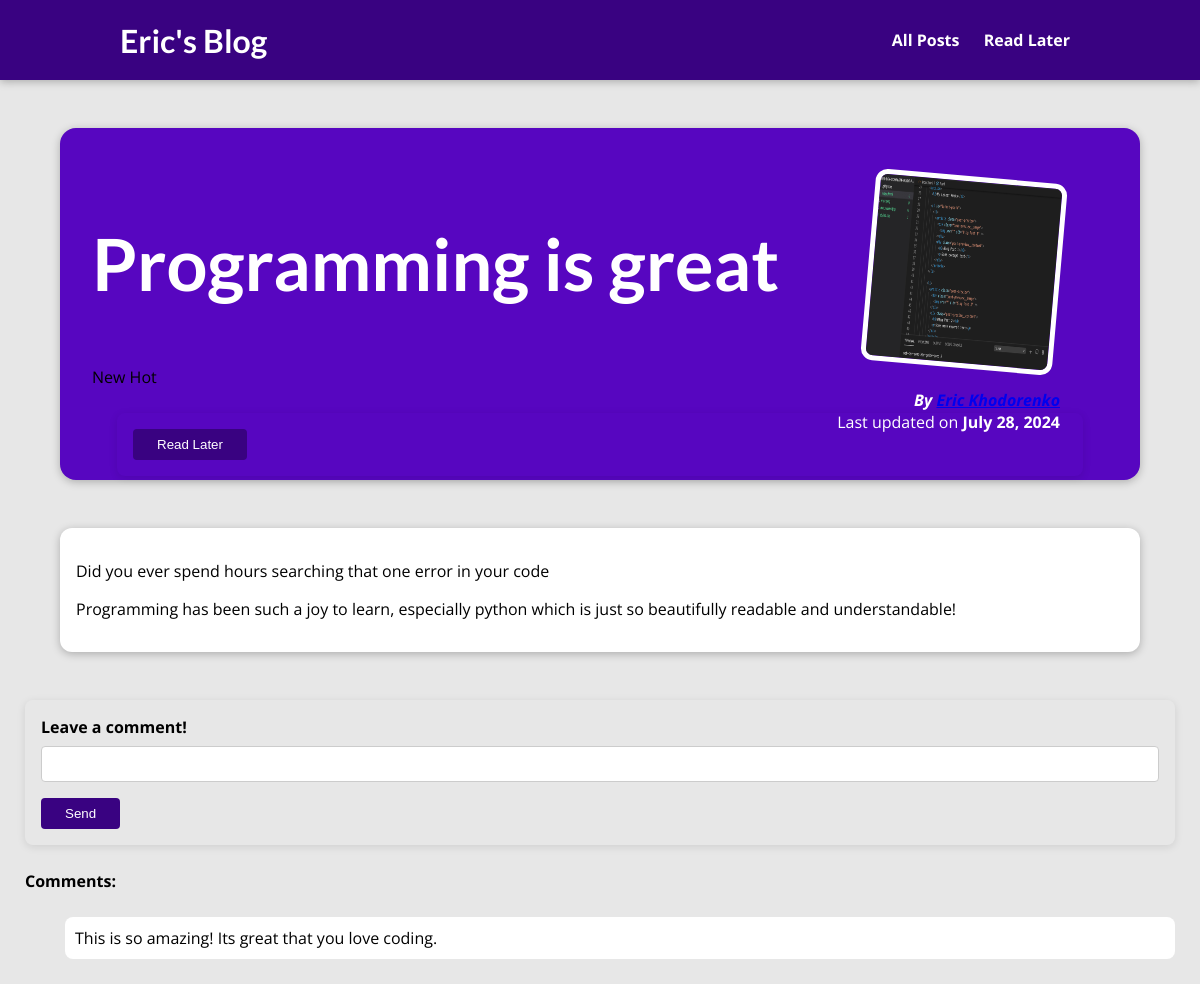
The page /posts/programming-is-great on the database its author committed.
### blog/models.py (models this page shows, shortened)
class Post(models.Model):
    title = models.CharField(max_length=100)
    excerpt = models.CharField(max_length=500)
    image_name = models.CharField(max_length=100)
    date = models.DateField()
    slug = models.SlugField(default="",null=False,db_index=True)
    content = models.TextField(max_length=10000)
    caption = models.ManyToManyField(Tag)
    author = models.ForeignKey(Author, on_delete=models.CASCADE,related_name="posts")

class Tag(models.Model):
    caption = models.CharField(max_length=50)

class Author(models.Model):
    first_name = models.CharField(max_length=25)
    last_name = models.CharField(max_length=25)
    email = models.EmailField(max_length=50)
    def __str__(self):
        return f"{self.first_name} {self.last_name}"

class Comment(models.Model):
    comment = models.CharField(max_length=300)
    post = models.ForeignKey(Post,on_delete=models.CASCADE,related_name="all_comments")

### blog/views.py (the view)
# urls.py: path("posts/<slug:slug>", views.SinglePostView.as_view(),name="post"),
class SinglePostView(DetailView):
    template_name = "blog/post.html"
    model = Post
    def get_context_data(self, **kwargs):
        context = super().get_context_data(**kwargs)
        object = self.get_object()
        context["form"] = CommentForm()
        context["post_tags"] = object.caption.all()
        return context
    def post(self, request, *args, **kwargs):
        self.object = self.get_object() # i am basically getting ourself in this function. im getting the post object.
        form = CommentForm(request.POST)
        if form.is_valid():
            comment = Comment(post=self.object, comment=form.cleaned_data['comment']) # 'comment' is the variable we are accessing from the form.
            comment.save() # saving this comment object to our database.
            return redirect("post", self.object.slug) # redirect works by taking the name from the urls.py of the template we want to navigate to, and then

### blog/forms.py
class CommentForm(forms.Form):
    comment = forms.CharField(label="Leave a comment!",max_length=300,error_messages={
        "required":"Your comment can't be empty",
        "max_length":"Your comment is too long"
    })

### blog/templates/blog/post.html (shortened to what this page needs)
{%extends "base.html"%}
{%load static%}
{% block css_files%}
  <link rel="stylesheet" href="{% static "blog/post-detail.css"%}"/>
{%endblock%}
{%block content%}
<header id="main-navigation">
  <h1><a href="{% url "index" %}">Eric's Blog</a></h1>
  <nav>
    <a href="{% url "posts" %}" style="margin:10px;">All Posts</a>
    <a href="{% url "read-later" %}" style="margin:10px;">Read Later</a>
  </nav>
</header>
  <section id="summary">
    <h2>{{post.title}}</h2>
    <div>
      {%for tag in post_tags %}
        <span class = "tag">{{tag.caption}}</span>
      {%endfor%}
    </div>
    <div class="read-later">
      <form action="{% url "read-later" %}" method="POST">
        <button type="submit">Read Later</button>
      </form>
    </div>
    <article>
      <img src="{% static "blog/images/"|add:post.image_name %}" alt ="Post Title" />
      <address>By <a href="mailto: {{post.author.email_address}}">{{post.author}}</a></address>
      <div>
        Last updated on <time>{{post.date}}</time>
      </div>
    </article>
  </section>
  <main>
    <p>
      {{post.excerpt}}
    </p>
    <p>
      {{post.content}}
    </p>
  </main>
  <section id="comment-section">
    <form method="POST" action="{%url "post" post.slug %}">
      {% for field in form %}
        <div class="form-control {% if field.errors %} errors {% endif %}">
          {{field.label_tag}}
          {{field}}
        </div>
        {% endfor %}
        <button type="submit">Send</button>
    </form>
  </section>
  <section id="all-comments">
    <h4>Comments:</h4>
    <ul>
    {% for comment in post.all_comments.all %}
      <div class="comment-div"><li>{{comment.comment}}</li></div>
    {% endfor %}
    </ul>
  </section>
{% endblock %}

### static/styles.css (style rules this page uses)
* { box-sizing: border-box; }
html { font-family: 'Open Sans', 'Lato', sans-serif; }
body { margin: 0; }
h1, h2, h3 { font-family: 'Lato', sans-serif; font-weight: bold; }
#main-navigation { width: 100%; height: 5rem; display: flex; justify-content: space-between; align-items: center; padding: 0 10%; position: absolute; top: 0; left: 0; }
#main-navigation a { text-decoration: none; color: white; font-weight: bold; }

### blog/static/blog/post-detail.css (style rules this page uses)
body { background-color: #e7e7e7; }
#main-navigation { background-color: #390281; box-shadow: 0 2px 8px rgba(0, 0, 0, 0.25); }
#summary { margin: 8rem auto 3rem auto; padding: 2rem; width: 90%; max-width: 90rem; border-radius: 16px; background-color: #5706c0; position: relative; box-shadow: 0 2px 8px rgba(0, 0, 0, 0.25); height: 22rem; }
#summary h2 { color: white; font-size: 4.5rem; }
#summary article { position: absolute; top: 2rem; right: 3rem; padding: 1rem 2rem; border-radius: 12px; text-align: right; color: white; }
#summary article img { width: 12rem; height: 12rem; border-radius: 12px; transform: rotateZ(5deg); border: 5px solid white; margin-bottom: 1rem; }
#summary address { font-weight: bold; }
#summary time { font-weight: bold; }
main { width: 90%; max-width: 90rem; margin: 3rem auto; background-color: white; padding: 1rem; border-radius: 12px; box-shadow: 0 2px 8px rgba(0, 0, 0, 0.25); }
form { margin: 25px; padding: 1rem; border-radius: 8px; box-shadow: 0 2px 8px rgba(0, 0, 0, 0.1); }
.form-control { margin-bottom: 1rem; }
.form-control label { font-weight: bold; display: block; margin-bottom: 0.5rem; }
.form-control input, .form-control textarea { width: 100%; padding: 0.5rem; font-size: 1rem; border: 1px solid #ccc; border-radius: 4px; box-sizing: border-box; }
button[type="submit"] { padding: 0.5rem 1.5rem; background-color: #390281; color: white; border: none; border-radius: 4px; cursor: pointer; }
.comment-div { background-color:white; border-radius:8px; margin:25px; padding:10px; }
.comment-div > li { list-style:none; }
#all-comments > h4 { margin:25px; }

### rows shown on the page
Post: title "Programming is great", image_name (picture), author "Eric Khodorenko", date "July 28, 2024", excerpt "Did you ever spend hours searching that one error in your code", content "Programming has been such a joy to learn, especially python which is just so beautifully readable and understandable!"
Tag: caption "New"
Tag: caption "Hot"
Comment: comment "This is so amazing! Its great that you love coding."

### other values the page prints
{{ field.label_tag }} "Leave a comment!"
